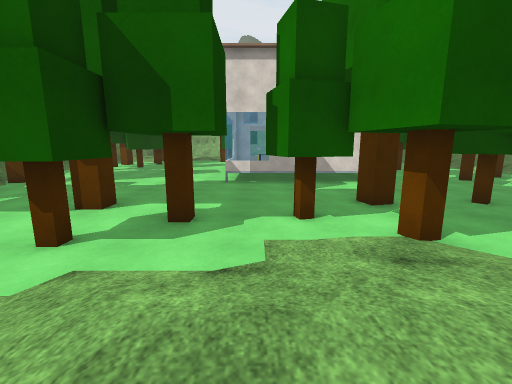
[1] (above)

24 first-person views from a walk through a 3-D level made in the Unity game engine. The camera is 1.2 m above the floor, tilts 10° down and sees 90° across. The floor is counted in squares, 1 m on a side. Each view is taken from the middle of a square. On the plan, view 1 faces up. The plan holds only what a view shows up to about 12 squares ahead; the rest is blank. The place goes on beyond the plan. The player character is not drawn. Some surface patterns are stand-ins.

[2]
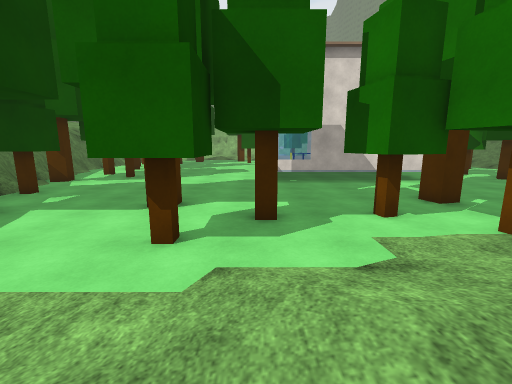

[3]
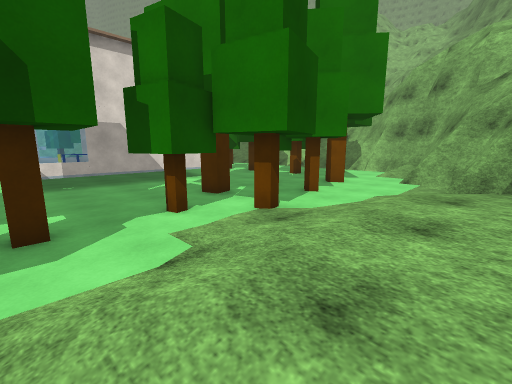

[4]
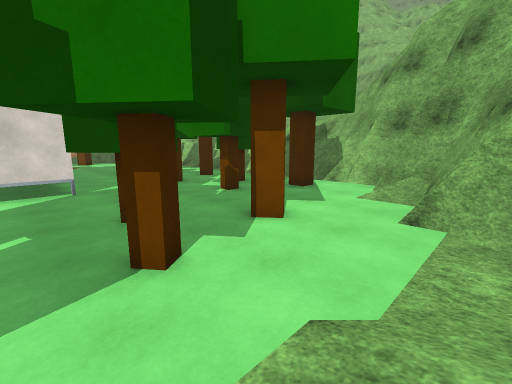

[5]
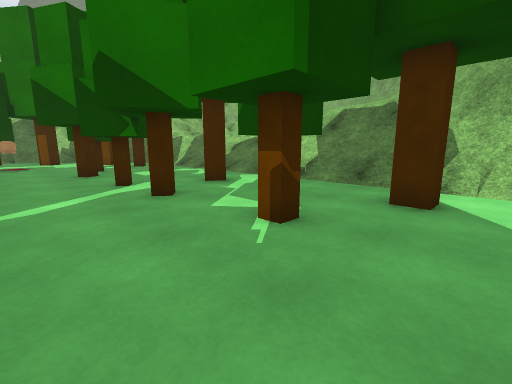

[6]
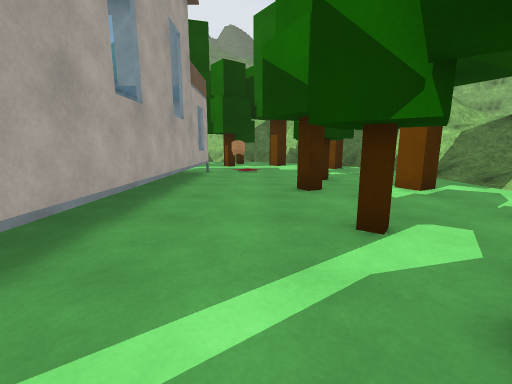

[7]
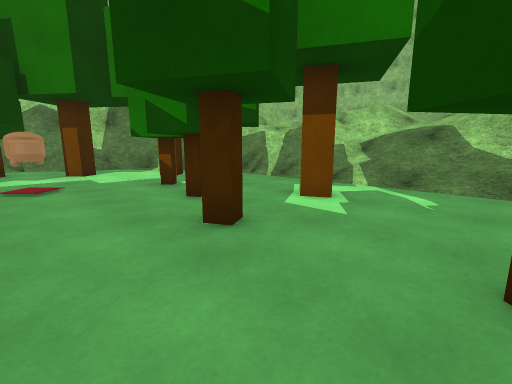

[8]
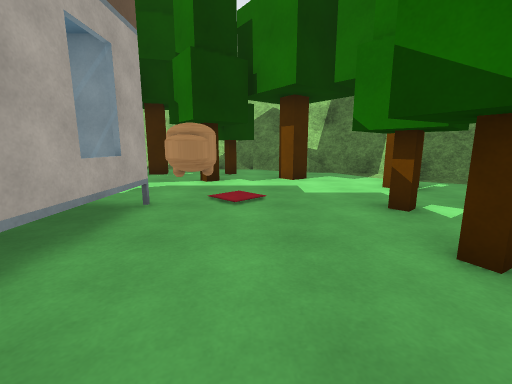

[9]
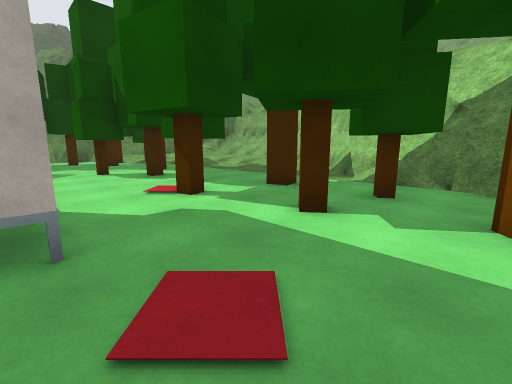

[10]
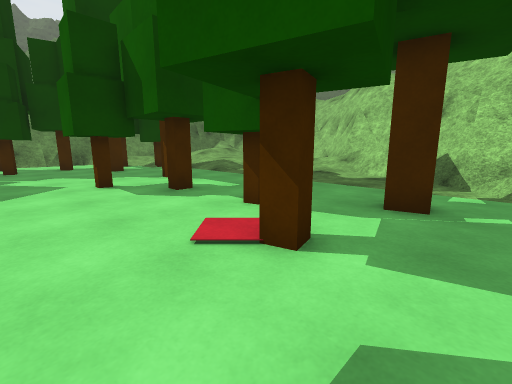

[11]
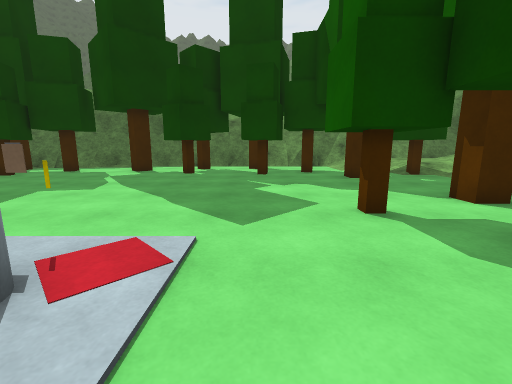

[12]
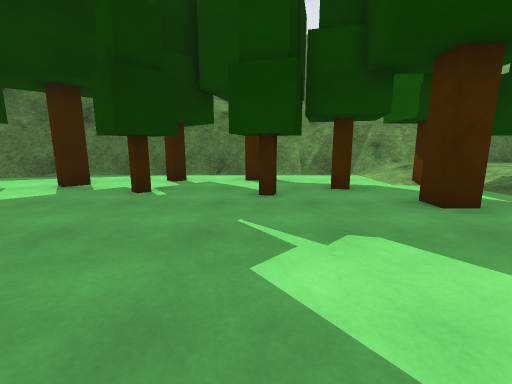

[13]
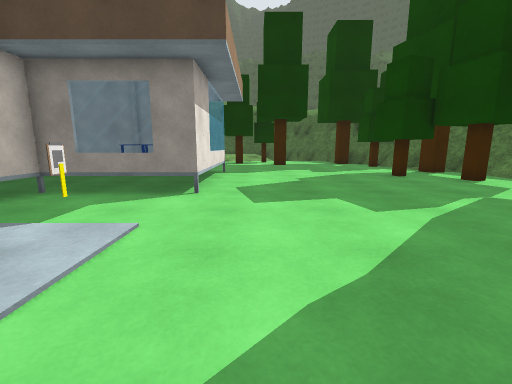

[14]
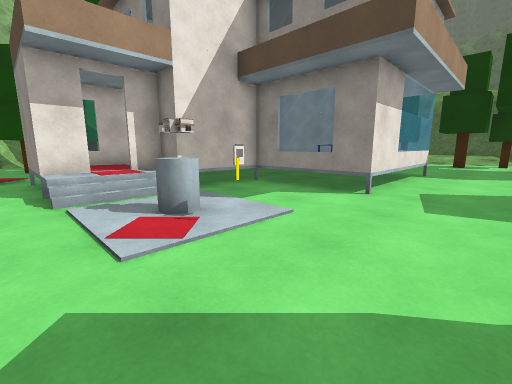

[15]
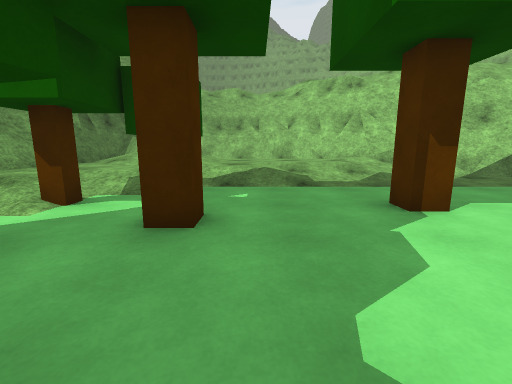

[16]
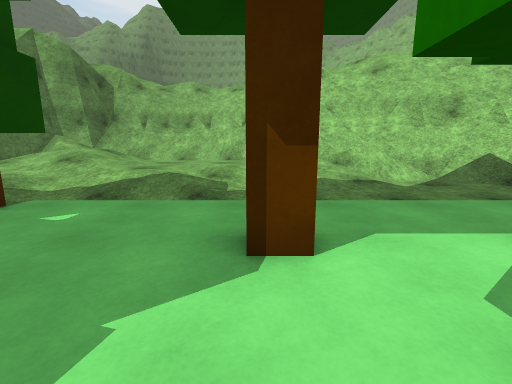

[17]
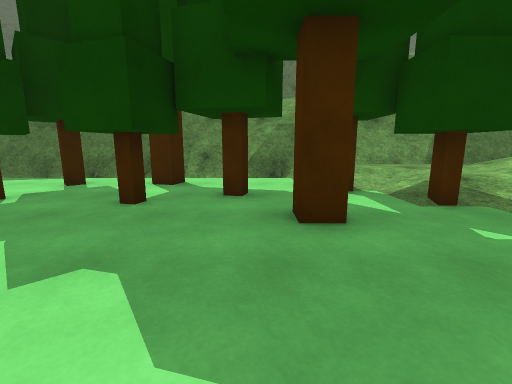

[18]
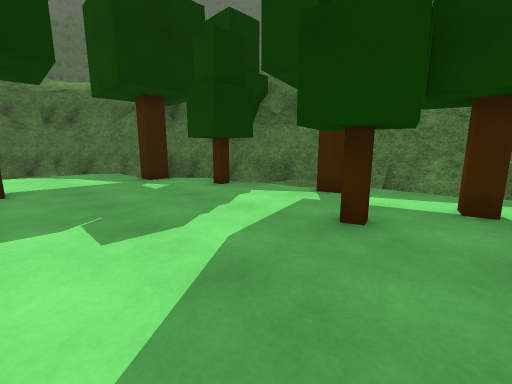

[19]
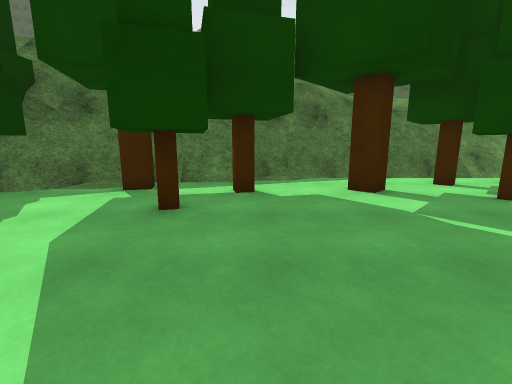

[20]
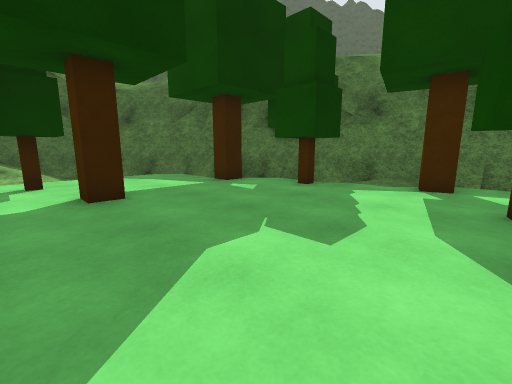

[21]
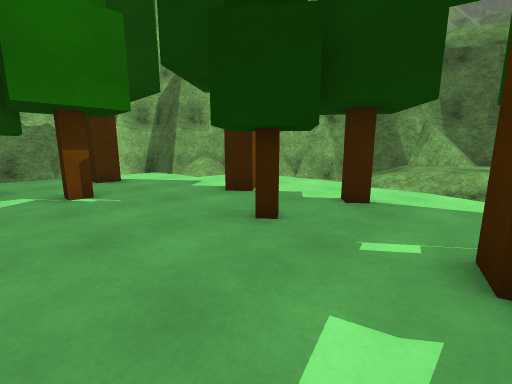

[22]
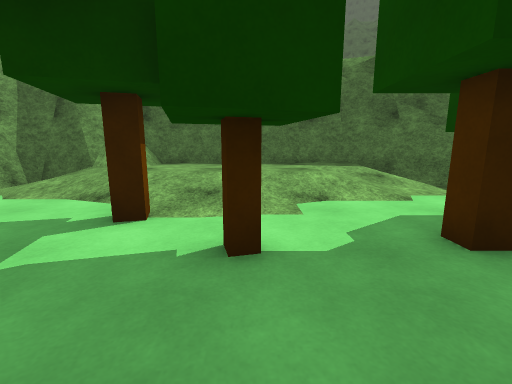

[23]
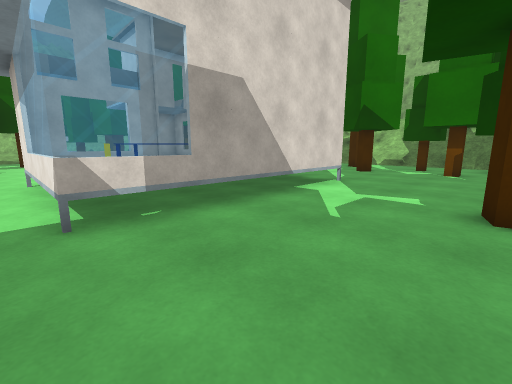

[24]
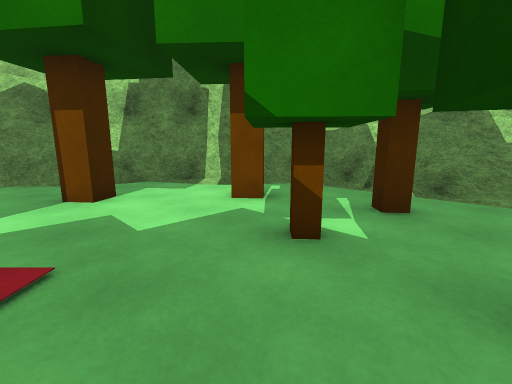

### Floor plan
Key: @ floor where view 1 was taken; # wall or solid block; x gap in a wall; . main floor; : floor 0.25 m higher than the main floor; + floor 0.5 m higher than the main floor; * floor 0.75 m higher than the main floor; % floor 1 m higher than the main floor; / step, stairs or slope; = window, fence, low wall or low ledge; v drop or lower ground; H house; T tree; C cylinder; O other object.
Columns run from 16 left of view 1 to 20 right of it. Each row starts with its distance up from view 1.
 39  #    /+++++   =###///  //
 38  #  %%%+++++   +//##/#/ //
 37  #*%%%%++++++++:///##vv ///
 36 ##+/*///++:::::.....####///
 35 #=++++++++:..........==##=v
 34  /++++:................O=##
 33 v=++++ T.................==##/
 32  =++:.TT................... ##/
 31  /++TTTT............TT.TTT. .##v
 30  /...T......TT....T..T.TT.....##v
 29 v=.....TT......T.TTT......TT...##v
 28 /=...TT......TT...TTT..T........##
 27 //....T......TT.....T........TT..##
 26 //....TT.....................T.../=
 25 //.TT.TT....................T....//
 24 v/................/+HHHH...TTTT..//=/
 23 v#....T.........CC/++++H....T.T..//=#
 22 ##..T TT.......OC. +H++HO..TT.....//=
 21 ##....T............HH++HO..TT....////
 20  #...T.............H+++H...T.TT..////
 19 ##..TT.............H+++H..TT..T..////
 18 ##.............HHHHH+++H.........////
 17 v#/............H+++++++H...T.....////
 16  #=/.T.........H#O+++++H..TTT....////
 15 v#=/.TTT.......HOOO++++H..TT.TT..
 14 /v==..TTT......H+ O++++H......T.
 13  /v#TT.T.......H+++++++ ...T...  ////
 12   v#TT.........HHHHHHHHH.....TT..////
 11   v#=........................TT..//=/
 10  /vv##T....................T.....//#x
  9  /vv##T................T......T..###v
  8  //TT#.....T.......TT.TTT.....T..###v
  7   /TT##T...TT...TTT.T..T.........##v
  6     v##T......T..TT...T..TT......# v
  5      T#=....TT...T.T..TT.....//###v/
  4       ##....TT...............//## v/
  3       v#=.........:://.....=####
  2        v#=....:++++++////..##vv#v
  1         ##=..::++++++++/.=##v//=
  0          ##=.+++@++++++===#vv/
 -1           ###++++  ++//=##vv
 -2           v###==== =====#vv
 -3            vv###########
 -4             vv       vvv
 -5                      ///
 -6                      =/

Positions as (right, up) in squares from view 1, and headings:
1: (0, 0), facing up
2: (-2, 0), facing up
3: (-2, 0), facing up-right
4: (5, 2), facing up-right
5: (8, 7), facing up-right
6: (9, 12), facing up
7: (8, 16), facing up-right
8: (9, 19), facing up
9: (10, 24), facing up-left
10: (6, 25), facing up-left
11: (2, 25), facing left
12: (-3, 25), facing left
13: (-3, 25), facing down
14: (-4, 25), facing down-right
15: (-7, 25), facing up
16: (-4, 27), facing up
17: (-4, 28), facing left
18: (-5, 16), facing down-left
19: (-4, 16), facing left
20: (-3, 14), facing down-left
21: (4, 11), facing down-right
22: (1, 9), facing down
23: (-2, 8), facing up-right
24: (9, 22), facing up-right
